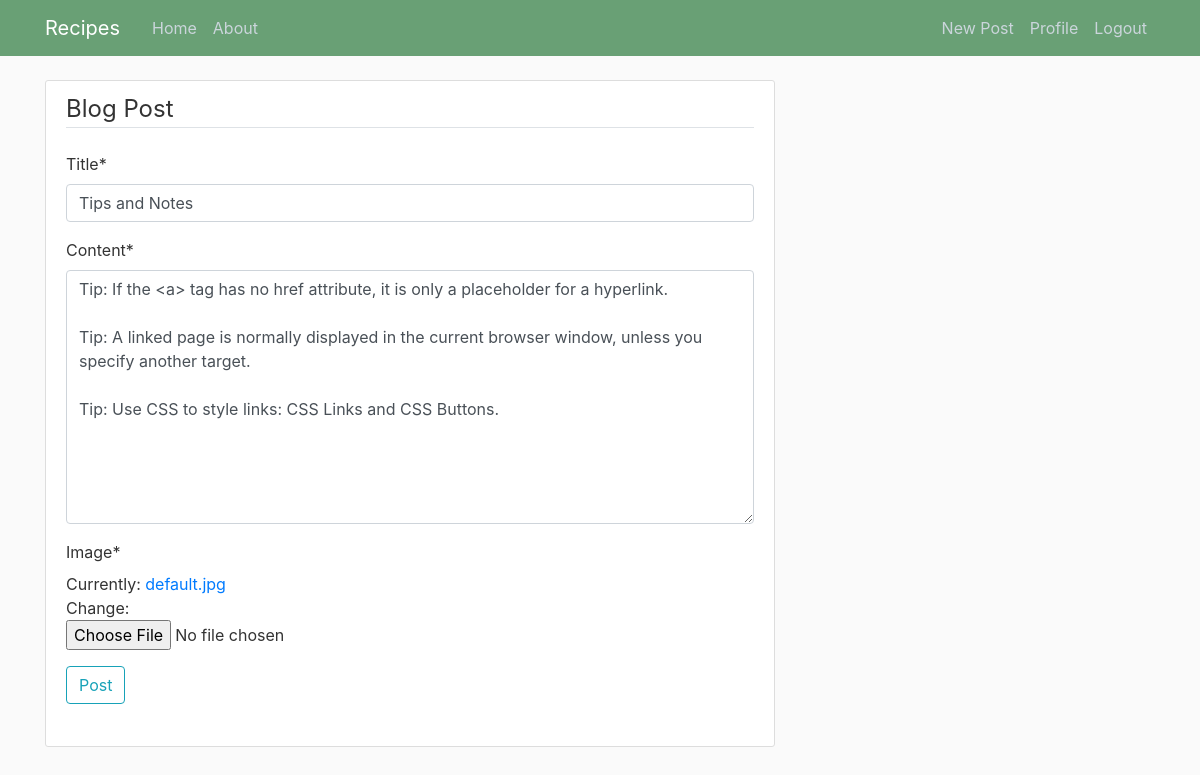
Page /post/14/update (signed in) on the committed database.
### blog/models.py (models this page shows, shortened)
class Post(models.Model):
    title = models.CharField(max_length=100)
    content = models.TextField()
    date_posted = models.DateTimeField(default=timezone.now)
    author = models.ForeignKey(User, on_delete=models.CASCADE)
    likes = models.ManyToManyField(User, related_name='blog_post_likes')
    image = models.ImageField(upload_to='blog_pics')

### blog/views.py (the view, shortened to what this page needs)
# urls.py: path('post/<int:pk>/update', PostUpdateView.as_view(), name='post-update'),
class PostUpdateView( LoginRequiredMixin, UserPassesTestMixin, UpdateView):
    model = Post
    fields = ['title', 'content', 'image']
    def test_func(self):
        post = self.get_object()
        if self.request.user == post.author:
            return True
        return False

### blog/templates/blog/post_form.html (shortened to what this page needs)
{% extends "blog/base.html"%}
{% load crispy_forms_tags %}
{% block content %}
   <div class="content-section">
       <form method="POST">
           <fieldset class="form-group">
               <legend class="border-bottom mb-4">Blog Post</legend>
               {{ form| crispy }}
               <div class="form-group">
                   <button class="btn btn-outline-info" type="submit">
                       Post
                   </button>
               </div>
           </fieldset>
       </form>
   </div>
{% endblock content%}

### blog/static/blog/main.css (style rules this page uses)
body { background: #fafafa; color: #333333; margin-top: 5rem; }
.content-section { background: #ffffff; padding: 10px 20px; border: 1px solid #dddddd; border-radius: 3px; margin-bottom: 20px; }

### rows in the picture
Post: title "Tips and Notes", content "Tip: If the <a> tag has no href attribute, it is only a placeholder for a hyperlink. Tip: A linked page is normally displayed in the current browser window, unless you specify another target. Tip: Use CSS to style links: CSS Links and CSS Buttons."
